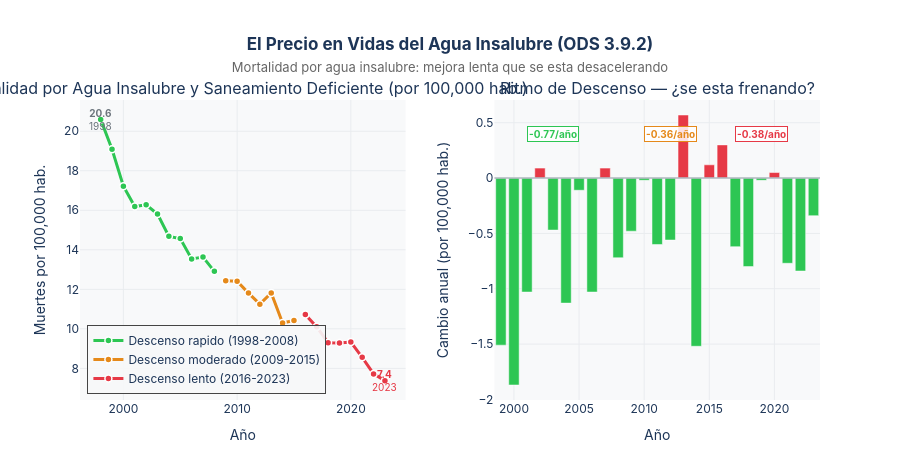

Source (notebook cell):
### Markdown cell above
---
## Parte VI — El Coste en Salud del Agua Insalubre

### ODS 3.9.2: Mortalidad por agua insalubre (WASH)

Cada año, personas en México mueren por enfermedades directamente atribuibles a agua insalubre, saneamiento deficiente y falta de higiene.  

La buena noticia: este indicador ha bajado consistentemente de 20.6 a 7.4 por 100,000 habitantes.  
La mala noticia: **el ritmo de descenso se está frenando** — y las correlaciones muestran que el consumo material creciente lo mantiene bajo presión permanente.

### Code cell
# ══════════════════════════════════════════════════════════════════════════════
# FIGURA 7 — Mortalidad WASH: descenso lento + comparativa con consumo
# ══════════════════════════════════════════════════════════════════════════════

wash  = get_serie('3.9.2A')    # mortalidad agua insalubre
cmat  = get_serie('12.2.2.B')  # consumo material

fig_wash = make_subplots(
    rows=1, cols=2,
    subplot_titles=[
        'Mortalidad por Agua Insalubre y Saneamiento Deficiente (por 100,000 hab.)',
        'Ritmo de Descenso — ¿se esta frenando?'
    ],
    horizontal_spacing=0.12
)

# ── Panel izq: Serie completa WASH ───────────────────────────────────────────
# Dividir en 3 fases para analizar el ritmo
wash_f1 = wash[wash['periodo'] <= 2008]  # descenso rapido
wash_f2 = wash[(wash['periodo'] > 2008) & (wash['periodo'] <= 2015)]  # descenso moderado
wash_f3 = wash[wash['periodo'] > 2015]   # descenso lento

for fase, nombre, color, dash in [
    (wash_f1, 'Descenso rapido (1998-2008)',   C_MEJORA, 'solid'),
    (wash_f2, 'Descenso moderado (2009-2015)', C_TRABAJO, 'solid'),
    (wash_f3, 'Descenso lento (2016-2023)',    C_ALERTA, 'solid'),
]:
    if len(fase) > 0:
        fig_wash.add_trace(go.Scatter(
            x=fase['periodo'], y=fase['valor'],
            mode='lines+markers', name=nombre,
            line=dict(color=color, width=3, dash=dash),
            marker=dict(size=7, color=color, line=dict(width=1.5, color='white')),
            hovertemplate='<b>%{x}</b><br>Mortalidad WASH: <b>%{y:.2f}</b>/100k<extra></extra>'
        ), row=1, col=1)

fig_wash.add_annotation(
    x=1998, y=20.6, text='<b>20.6</b><br>1998',
    showarrow=False, font=dict(size=10, color=C_NEUTRO), row=1, col=1
)
fig_wash.add_annotation(
    x=2023, y=7.38, text='<b>7.4</b><br>2023',
    showarrow=False, font=dict(size=10, color=C_ALERTA), row=1, col=1
)

# ── Panel der: tasa de cambio anual ──────────────────────────────────────────
wash_sorted = wash.sort_values('periodo').copy()
wash_sorted['cambio'] = wash_sorted['valor'].diff()
wash_sorted = wash_sorted.dropna()

colors_cambio = [C_MEJORA if v < 0 else C_ALERTA for v in wash_sorted['cambio']]
fig_wash.add_trace(go.Bar(
    x=wash_sorted['periodo'], y=wash_sorted['cambio'],
    marker_color=colors_cambio,
    marker_line_color='white', marker_line_width=0.5,
    name='Cambio anual',
    showlegend=False,
    hovertemplate='<b>%{x}</b><br>Cambio: <b>%{y:+.2f}</b> /100k<extra></extra>'
), row=1, col=2)

fig_wash.add_hline(y=0, line_width=1.5, line_color='#ADB5BD', row=1, col=2)

# Tasa media por fase
for inicio, fin, y_pos, color, label in [
    (1999, 2008, 0.4, C_MEJORA,  'Media 1999-2008: -0.87/año'),
    (2009, 2015, 0.4, C_TRABAJO, 'Media 2009-2015: -0.29/año'),
    (2016, 2023, 0.4, C_ALERTA,  'Media 2016-2023: -0.23/año'),
]:
    f = wash_sorted[(wash_sorted['periodo'] >= inicio) & (wash_sorted['periodo'] <= fin)]
    if len(f) > 0:
        avg = f['cambio'].mean()
        fig_wash.add_annotation(
            x=(inicio + fin) // 2, y=y_pos,
            text='<b>' + '{:.2f}/año'.format(avg) + '</b>',
            showarrow=False, font=dict(size=10, color=color),
            bgcolor='rgba(255,255,255,0.85)', bordercolor=color, borderwidth=1,
            row=1, col=2
        )

fig_wash.update_xaxes(showgrid=True, gridcolor='#E9ECEF', title_text='Año')
fig_wash.update_yaxes(showgrid=True, gridcolor='#E9ECEF')
fig_wash.update_yaxes(title_text='Muertes por 100,000 hab.', row=1, col=1)
fig_wash.update_yaxes(title_text='Cambio anual (por 100,000 hab.)', row=1, col=2)

fig_wash.update_layout(
    title=dict(
        text='<b>El Precio en Vidas del Agua Insalubre (ODS 3.9.2)</b><br>'
             '<span style="font-size:13px;color:#666;font-weight:normal">'
             'Mortalidad por agua insalubre: mejora lenta que se esta desacelerando</span>',
        x=0.5, xanchor='center'
    ),
    height=460, plot_bgcolor=C_FONDO, paper_bgcolor='white',
    font=dict(family='Inter, Arial, sans-serif', color=C_LINEA),
    legend=dict(x=0.01, y=0.02, bgcolor='rgba(248,249,250,0.9)', borderwidth=1),
    margin=dict(t=100, b=60)
)
fig_wash.show()

### Figure 1 — Plotly figure (JSON) as saved in the notebook; plotly's stock layout.template omitted (floating-point values rounded to 4 significant figures)
{"data": [{"hovertemplate": "<b>%{x}</b><br>Mortalidad WASH: <b>%{y:.2f}</b>/100k<extra></extra>", "line": {"color": "#2DC653", "dash": "solid", "width": 3}, "marker": {"color": "#2DC653", "line": {"color": "white", "width": 1.5}, "size": 7}, "mode": "lines+markers", "name": "Descenso rapido (1998-2008)", "type": "scatter", "x": [1998, 1999, 2000, 2001, 2002, 2003, 2004, 2005, 2006, 2007, 2008], "xaxis": "x", "y": [20.6, 19.09, 17.22, 16.19, 16.28, 15.81, 14.68, 14.57, 13.54, 13.63, 12.91], "yaxis": "y"}, {"hovertemplate": "<b>%{x}</b><br>Mortalidad WASH: <b>%{y:.2f}</b>/100k<extra></extra>", "line": {"color": "#E5891A", "dash": "solid", "width": 3}, "marker": {"color": "#E5891A", "line": {"color": "white", "width": 1.5}, "size": 7}, "mode": "lines+markers", "name": "Descenso moderado (2009-2015)", "type": "scatter", "x": [2009, 2010, 2011, 2012, 2013, 2014, 2015], "xaxis": "x", "y": [12.43, 12.41, 11.81, 11.25, 11.82, 10.3, 10.42], "yaxis": "y"}, {"hovertemplate": "<b>%{x}</b><br>Mortalidad WASH: <b>%{y:.2f}</b>/100k<extra></extra>", "line": {"color": "#E63946", "dash": "solid", "width": 3}, "marker": {"color": "#E63946", "line": {"color": "white", "width": 1.5}, "size": 7}, "mode": "lines+markers", "name": "Descenso lento (2016-2023)", "type": "scatter", "x": [2016, 2017, 2018, 2019, 2020, 2021, 2022, 2023], "xaxis": "x", "y": [10.72, 10.1, 9.3, 9.28, 9.33, 8.56, 7.72, 7.38], "yaxis": "y"}, {"hovertemplate": "<b>%{x}</b><br>Cambio: <b>%{y:+.2f}</b> /100k<extra></extra>", "marker": {"color": ["#2DC653", "#2DC653", "#2DC653", "#E63946", "#2DC653", "#2DC653", "#2DC653", "#2DC653", "#E63946", "#2DC653", "#2DC653", "#2DC653", "#2DC653", "#2DC653", "#E63946", "#2DC653", "#E63946", "#E63946", "#2DC653", "#2DC653", "#2DC653", "#E63946", "#2DC653", "#2DC653", "#2DC653"], "line": {"color": "white", "width": 0.5}}, "name": "Cambio anual", "showlegend": false, "type": "bar", "x": [1999, 2000, 2001, 2002, 2003, 2004, 2005, 2006, 2007, 2008, 2009, 2010, 2011, 2012, 2013, 2014, 2015, 2016, 2017, 2018, 2019, 2020, 2021, 2022, 2023], "xaxis": "x2", "y": [-1.51, -1.87, -1.03, 0.09, -0.47, -1.13, -0.11, -1.03, 0.09, -0.72, -0.48, -0.02, -0.6, -0.56, 0.57, -1.52, 0.12, 0.3, -0.62, -0.8, -0.02, 0.05, -0.77, -0.84, -0.34], "yaxis": "y2"}], "layout": {"annotations": [{"font": {"size": 16}, "showarrow": false, "text": "Mortalidad por Agua Insalubre y Saneamiento Deficiente (por 100,000 hab.)", "x": 0.22, "xanchor": "center", "xref": "paper", "y": 1.0, "yanchor": "bottom", "yref": "paper"}, {"font": {"size": 16}, "showarrow": false, "text": "Ritmo de Descenso — ¿se esta frenando?", "x": 0.78, "xanchor": "center", "xref": "paper", "y": 1.0, "yanchor": "bottom", "yref": "paper"}, {"font": {"color": "#6C757D", "size": 10}, "showarrow": false, "text": "<b>20.6</b><br>1998", "x": 1998, "xref": "x", "y": 20.6, "yref": "y"}, {"font": {"color": "#E63946", "size": 10}, "showarrow": false, "text": "<b>7.4</b><br>2023", "x": 2023, "xref": "x", "y": 7.38, "yref": "y"}, {"bgcolor": "rgba(255,255,255,0.85)", "bordercolor": "#2DC653", "borderwidth": 1, "font": {"color": "#2DC653", "size": 10}, "showarrow": false, "text": "<b>-0.77/año</b>", "x": 2003, "xref": "x2", "y": 0.4, "yref": "y2"}, {"bgcolor": "rgba(255,255,255,0.85)", "bordercolor": "#E5891A", "borderwidth": 1, "font": {"color": "#E5891A", "size": 10}, "showarrow": false, "text": "<b>-0.36/año</b>", "x": 2012, "xref": "x2", "y": 0.4, "yref": "y2"}, {"bgcolor": "rgba(255,255,255,0.85)", "bordercolor": "#E63946", "borderwidth": 1, "font": {"color": "#E63946", "size": 10}, "showarrow": false, "text": "<b>-0.38/año</b>", "x": 2019, "xref": "x2", "y": 0.4, "yref": "y2"}], "font": {"color": "#1D3557", "family": "Inter, Arial, sans-serif"}, "height": 460, "legend": {"bgcolor": "rgba(248,249,250,0.9)", "borderwidth": 1, "x": 0.01, "y": 0.02}, "margin": {"b": 60, "t": 100}, "paper_bgcolor": "white", "plot_bgcolor": "#F8F9FA", "shapes": [{"line": {"color": "#ADB5BD", "width": 1.5}, "type": "line", "x0": 0, "x1": 1, "xref": "x2 domain", "y0": 0, "y1": 0, "yref": "y2"}], "title": {"text": "<b>El Precio en Vidas del Agua Insalubre (ODS 3.9.2)</b><br><span style=\"font-size:13px;color:#666;font-weight:normal\">Mortalidad por agua insalubre: mejora lenta que se esta desacelerando</span>", "x": 0.5, "xanchor": "center"}, "xaxis": {"anchor": "y", "domain": [0.0, 0.44], "gridcolor": "#E9ECEF", "showgrid": true, "title": {"text": "Año"}}, "xaxis2": {"anchor": "y2", "domain": [0.56, 1.0], "gridcolor": "#E9ECEF", "showgrid": true, "title": {"text": "Año"}}, "yaxis": {"anchor": "x", "domain": [0.0, 1.0], "gridcolor": "#E9ECEF", "showgrid": true, "title": {"text": "Muertes por 100,000 hab."}}, "yaxis2": {"anchor": "x2", "domain": [0.0, 1.0], "gridcolor": "#E9ECEF", "showgrid": true, "title": {"text": "Cambio anual (por 100,000 hab.)"}}}}
